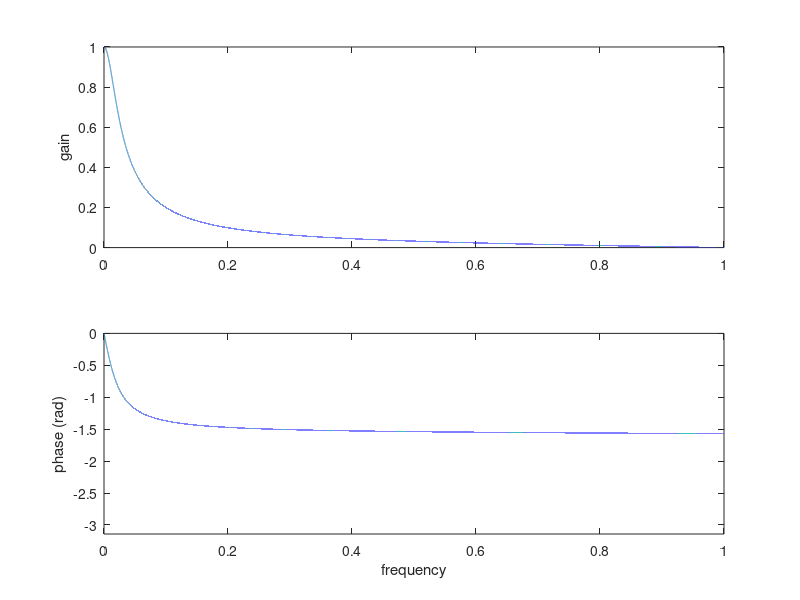

The MATLAB script that drew this image: (Note: this script raises an error after producing the figure.)
#!/usr/bin/octave -qf

# the IIR filter
s = 2^4;
a = [ s -(s-1) ];
b = [ 1/2 1/2 ];

[h w] = freqz(b, a, 100000);

subplot(211);
plot(w/pi,abs(h),";;");
axis();
#plot(w/pi,20*log(abs(h)));
#axis([0 1 -120 0]);
#semilogx(w/pi,20*log(abs(h)),";;");
#axis([1e-3 1 -120 0]);
ylabel("gain");

subplot(212);
plot(w/pi,unwrap(angle(h)),";;");
axis([0 1 -pi 0]);
#semilogx(w/pi,unwrap(angle(h)),";;");
#axis([1e-3 1 -pi 0]);
ylabel("phase (rad)");
xlabel("frequency");
replot;

pause;

